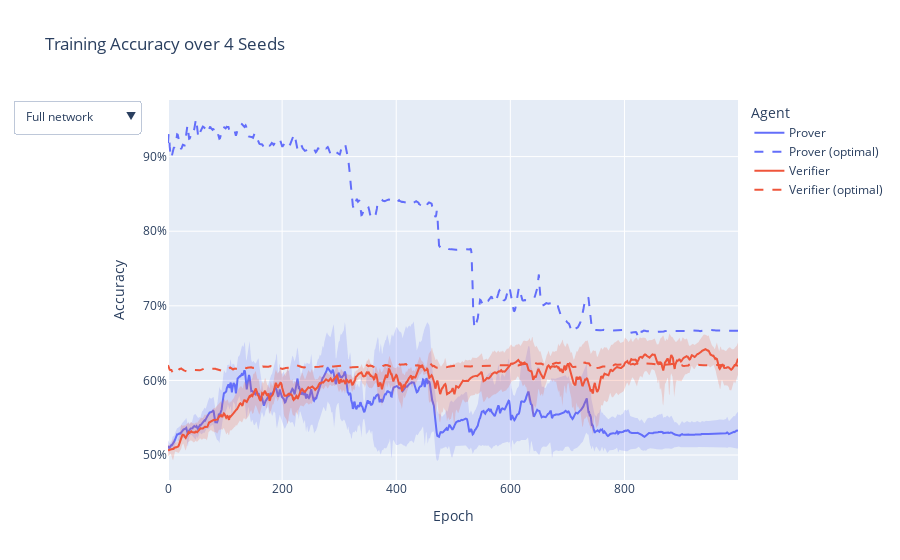

The code cell stored with this chart in its notebook:
### Code cell
fig = go.Figure()

for temp in ("not_frozen", "frozen"):
    for agent, colour in zip(["prover", "verifier"], colours):
        accs_mean = train_accuracies_mean[temp][agent]
        accs_std = train_accuracies_std[temp][agent]

        eq_accs_mean = train_eq_accuracies_mean[temp][agent]

        x = np.concatenate((np.arange(len(accs_mean)), np.arange(len(accs_mean))[::-1]))
        y = np.concatenate((accs_mean + accs_std, accs_mean[::-1] - accs_std[::-1]))

        fig.add_trace(
            go.Scatter(
                x=x,
                y=y,
                fill="toself",
                fillcolor=hex_rgba(colour, 0.2),
                line=dict(color="rgba(255,255,255,0)"),
                hoverinfo="skip",
                showlegend=False,
                visible=bool(temp == "not_frozen"),
            )
        )

        fig.add_trace(
            go.Scatter(
                x=np.arange(len(accs_mean)),
                y=accs_mean,
                mode="lines",
                name=agent.capitalize(),
                line=dict(color=colour),
                visible=bool(temp == "not_frozen"),
            )
        )

        fig.add_trace(
            go.Scatter(
                x=np.arange(len(eq_accs_mean)),
                y=eq_accs_mean,
                mode="lines",
                name=f"{agent.capitalize()} (optimal)",
                line=dict(color=colour, dash="dash"),
                visible=bool(temp == "not_frozen"),
            )
        )

fig.update_layout(
    title=f"Training Accuracy over {len(results['not_frozen'])} Seeds",
    xaxis_title="Epoch",
    yaxis_title="Accuracy",
    yaxis_tickformat=",.0%",
    legend_title="Agent",
    updatemenus=[
        dict(
            buttons=[
                dict(
                    label="Full network",
                    method="update",
                    args=[{"visible": [True] * 6 + [False] * 6}],
                ),
                dict(
                    label="Frozen encoder",
                    method="update",
                    args=[{"visible": [False] * 6 + [True] * 6}],
                ),
            ],
            active=0,
            showactive=True,
        )
    ],
)

fig.show()

### Figure 1 — Plotly figure (JSON) as saved in the notebook; plotly's stock layout.template omitted (floating-point values rounded to 4 significant figures; data arrays with more than 128 entries replaced by an {"elided": "..."} marker saying what was removed)
{"data": [{"fill": "toself", "fillcolor": "rgba(99, 110, 250, 0.2)", "hoverinfo": "skip", "line": {"color": "rgba(255,255,255,0)"}, "showlegend": false, "type": "scatter", "visible": true, "x": {"elided": "2000 int values"}, "y": {"elided": "2000 float values"}}, {"line": {"color": "#636EFA"}, "mode": "lines", "name": "Prover", "type": "scatter", "visible": true, "x": {"elided": "1000 int values"}, "y": {"elided": "1000 float values"}}, {"line": {"color": "#636EFA", "dash": "dash"}, "mode": "lines", "name": "Prover (optimal)", "type": "scatter", "visible": true, "x": {"elided": "1000 int values"}, "y": {"elided": "1000 float values"}}, {"fill": "toself", "fillcolor": "rgba(239, 85, 59, 0.2)", "hoverinfo": "skip", "line": {"color": "rgba(255,255,255,0)"}, "showlegend": false, "type": "scatter", "visible": true, "x": {"elided": "2000 int values"}, "y": {"elided": "2000 float values"}}, {"line": {"color": "#EF553B"}, "mode": "lines", "name": "Verifier", "type": "scatter", "visible": true, "x": {"elided": "1000 int values"}, "y": {"elided": "1000 float values"}}, {"line": {"color": "#EF553B", "dash": "dash"}, "mode": "lines", "name": "Verifier (optimal)", "type": "scatter", "visible": true, "x": {"elided": "1000 int values"}, "y": {"elided": "1000 float values"}}, {"fill": "toself", "fillcolor": "rgba(99, 110, 250, 0.2)", "hoverinfo": "skip", "line": {"color": "rgba(255,255,255,0)"}, "showlegend": false, "type": "scatter", "visible": false, "x": {"elided": "2000 int values"}, "y": {"elided": "2000 float values"}}, {"line": {"color": "#636EFA"}, "mode": "lines", "name": "Prover", "type": "scatter", "visible": false, "x": {"elided": "1000 int values"}, "y": {"elided": "1000 float values"}}, {"line": {"color": "#636EFA", "dash": "dash"}, "mode": "lines", "name": "Prover (optimal)", "type": "scatter", "visible": false, "x": {"elided": "1000 int values"}, "y": {"elided": "1000 float values"}}, {"fill": "toself", "fillcolor": "rgba(239, 85, 59, 0.2)", "hoverinfo": "skip", "line": {"color": "rgba(255,255,255,0)"}, "showlegend": false, "type": "scatter", "visible": false, "x": {"elided": "2000 int values"}, "y": {"elided": "2000 float values"}}, {"line": {"color": "#EF553B"}, "mode": "lines", "name": "Verifier", "type": "scatter", "visible": false, "x": {"elided": "1000 int values"}, "y": {"elided": "1000 float values"}}, {"line": {"color": "#EF553B", "dash": "dash"}, "mode": "lines", "name": "Verifier (optimal)", "type": "scatter", "visible": false, "x": {"elided": "1000 int values"}, "y": {"elided": "1000 float values"}}], "layout": {"legend": {"title": {"text": "Agent"}}, "title": {"text": "Training Accuracy over 4 Seeds"}, "updatemenus": [{"active": 0, "buttons": [{"args": [{"visible": [true, true, true, true, true, true, false, false, false, false, false, false]}], "label": "Full network", "method": "update"}, {"args": [{"visible": [false, false, false, false, false, false, true, true, true, true, true, true]}], "label": "Frozen encoder", "method": "update"}], "showactive": true}], "xaxis": {"title": {"text": "Epoch"}}, "yaxis": {"tickformat": ",.0%", "title": {"text": "Accuracy"}}}}
